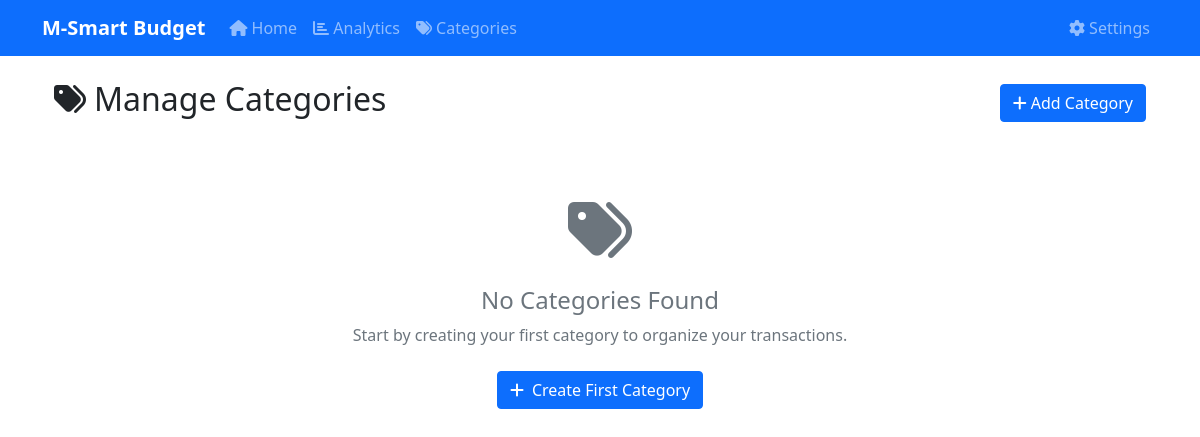
The page /categories on the database as committed earlier.
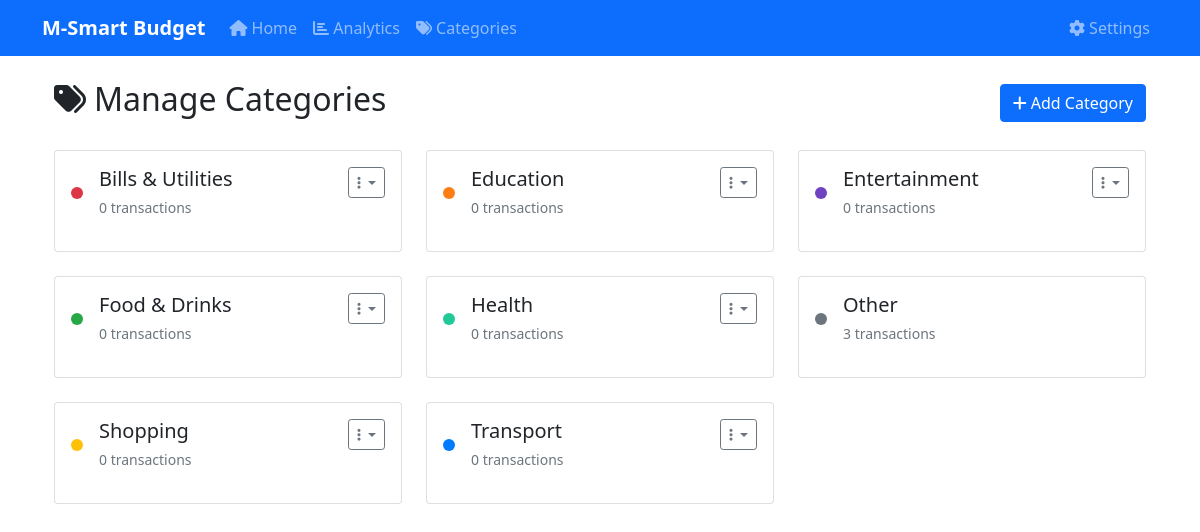
The same page on the database as committed later.
### tables this page shows
CREATE TABLE categories (
                id INTEGER PRIMARY KEY AUTOINCREMENT,
                name TEXT UNIQUE NOT NULL,
                color TEXT NOT NULL DEFAULT '#6c757d',
                created_at TIMESTAMP DEFAULT CURRENT_TIMESTAMP
            );

### app.py (the view, shortened to what this page needs)
@app.route('/categories', methods=['GET', 'POST'])
def manage_categories():
    with closing(get_db_connection()) as conn:
        c = conn.cursor()
        c.execute('''
            SELECT c.*, COUNT(t.id) as transaction_count
            FROM categories c
            LEFT JOIN transactions t ON c.id = t.category_id
            GROUP BY c.id
            ORDER BY c.name
        ''')
        categories = c.fetchall()
    return render_template('categories.html', categories=categories)

### app.py (called while the page is built)
def get_db_connection():
    conn = sqlite3.connect(DB_NAME)
    conn.row_factory = sqlite3.Row
    return conn

### templates/categories.html (shortened to what this page needs)
{% extends "base.html" %}
{% block content %}
<div class="container mt-4">
    <div class="d-flex justify-content-between align-items-center mb-4">
        <h2><i class="fas fa-tags me-2"></i>Manage Categories</h2>
        <button class="btn btn-primary" data-bs-toggle="modal" data-bs-target="#addCategoryModal">
            <i class="fas fa-plus me-1"></i>Add Category
        </button>
    </div>
    <div class="row">
        {% if categories %}
            {% for category in categories %}
            <div class="col-lg-4 col-md-6 mb-4">
                <div class="card h-100">
                    <div class="card-body">
                        <div class="d-flex justify-content-between align-items-start mb-3">
                            <div class="d-flex align-items-center">
                                <div class="category-badge me-3"
                                     style="background-color: {{ category.color }}"></div>
                                <div>
                                    <h5 class="card-title mb-1">{{ category.name }}</h5>
                                    <small class="text-muted">
                                        {{ category.transaction_count }} transaction{{ 's' if category.transaction_count != 1 else '' }}
                                    </small>
                                </div>
                            </div>
                            {% if category.name != 'Other' %}
                            <div class="dropdown">
                                <button class="btn btn-outline-secondary btn-sm dropdown-toggle"
                                        type="button"
                                        data-bs-toggle="dropdown">
                                    <i class="fas fa-ellipsis-v"></i>
                                </button>
                            </div>
                            {% endif %}
                        </div>
                    </div>
                </div>
            </div>
            {% endfor %}
        {% else %}
            <div class="col-12">
                <div class="text-center py-5">
                    <i class="fas fa-tags fa-4x text-muted mb-4"></i>
                    <h4 class="text-muted">No Categories Found</h4>
                    <p class="text-muted mb-4">Start by creating your first category to organize your transactions.</p>
                    <button class="btn btn-primary" data-bs-toggle="modal" data-bs-target="#addCategoryModal">
                        <i class="fas fa-plus me-2"></i>Create First Category
                    </button>
                </div>
            </div>
        {% endif %}
    </div>
</div>
{% endblock %}

### templates/base.html (shortened to what this page needs)
<!DOCTYPE html>
<html lang="en">
<head>
    <link href="https://cdn.jsdelivr.net/npm/bootstrap@5.1.3/dist/css/bootstrap.min.css" rel="stylesheet">
    <link rel="stylesheet" href="https://cdnjs.cloudflare.com/ajax/libs/font-awesome/6.0.0/css/all.min.css">
</head>
<body>
    <nav class="navbar navbar-expand-lg navbar-dark bg-primary">
        <div class="container">
            <a class="navbar-brand" href="{{ url_for('index') }}">M-Smart Budget</a>
            <div class="collapse navbar-collapse" id="navbarNav">
                <ul class="navbar-nav me-auto">
                    <li class="nav-item">
                        <a class="nav-link" href="{{ url_for('index') }}"><i class="fas fa-home"></i> Home</a>
                    </li>
                    <li class="nav-item">
                        <a class="nav-link" href="{{ url_for('analytics') }}"><i class="fas fa-chart-bar"></i> Analytics</a>
                    </li>
                    <li class="nav-item">
                        <a class="nav-link" href="{{ url_for('manage_categories') }}"><i class="fas fa-tags"></i> Categories</a>
                    </li>
                </ul>
                <ul class="navbar-nav">
                    <li class="nav-item">
                        <a class="nav-link" href="{{ url_for('settings') }}"><i class="fas fa-cog"></i> Settings</a>
                    </li>
                </ul>
            </div>
        </div>
    </nav>
    <div class="container mt-4">
        {% block content %}{% endblock %}
    </div>
</body>
</html>

### templates/base.html (style rules this page uses)
.navbar-brand { font-weight: bold; }
.category-badge { display: inline-block; width: 12px; height: 12px; border-radius: 50%; margin-right: 5px; }

Rows that differ between the two databases and show on the page:
added categories: name "Bills & Utilities", transaction_count "0", transaction_count "s"
added categories: name "Education", transaction_count "0", transaction_count "s"
added categories: name "Entertainment", transaction_count "0", transaction_count "s"
added categories: name "Food & Drinks", transaction_count "0", transaction_count "s"
added categories: name "Health", transaction_count "0", transaction_count "s"
added categories: name "Other", transaction_count "3", transaction_count "s"
added categories: name "Shopping", transaction_count "0", transaction_count "s"
added categories: name "Transport", transaction_count "0", transaction_count "s"
Other text that changed with them:
text no longer shown: "No Categories Found Start by creating your first category to organize your transactions. Create First Category"
